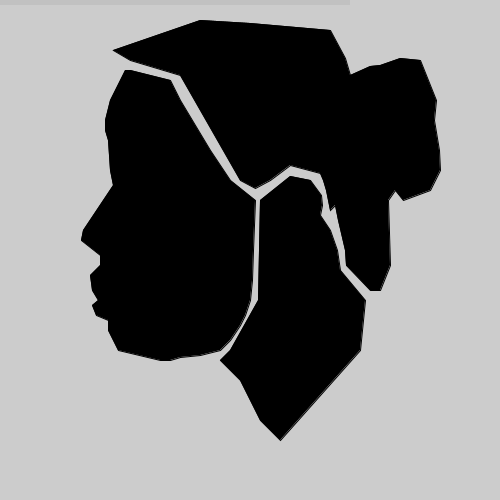
Frame 1 (no input)
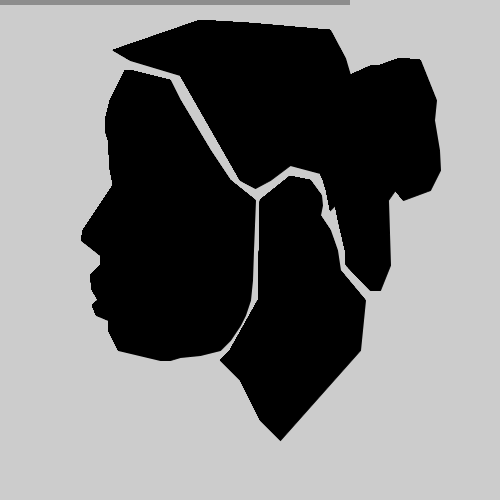
Frame 60 (the mouse pressed at the canvas centre just before this capture)
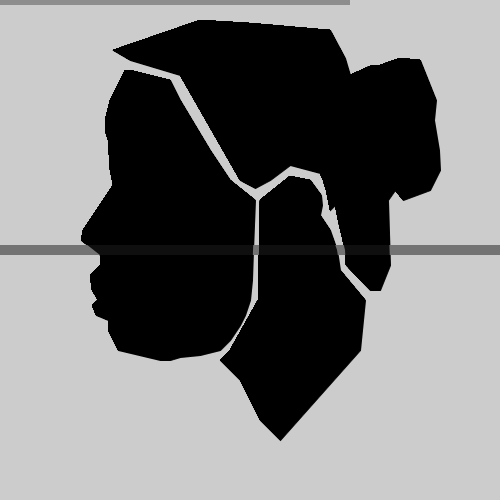
Frame 120 (the mouse held since frame 60 and released just before this capture)

The Processing sketch that drew these frames (run headless with seeded random() and noise(); from frame 60 on, the mouse is pressed at the canvas centre):

// Processing sketch: processing_40462
// ── processing_40462.pde

float R;
float G;

void setup () {
size (500, 500);
}

void keyPressed() { background(0);
}

void draw () {
  
rectMode(CENTER);
   
R = random(255);
G = random(255);

smooth();

//face

fill (0);
beginShape();
vertex(113,185);
vertex(83, 230);
vertex(81, 240);
vertex(100, 255);
vertex(100, 265);
vertex(90, 275);
vertex(92, 290);
vertex(95, 295);
vertex(98, 300);
vertex(92, 305);
vertex(96, 315);
vertex(108, 320);
vertex(108, 330);
vertex(113, 340);
vertex(118, 350);
vertex(160, 360);
vertex(170, 360);
vertex(180, 357);
vertex(200, 355);
vertex(220, 350);
vertex(230, 340);
vertex(240, 325);
vertex(245, 315);
vertex(250, 300);
vertex(252, 280);
vertex(253, 250);
vertex(255, 200);
vertex(230, 180);
vertex(210, 150);
vertex(180, 100);
vertex(170, 80);
vertex(130, 70);
vertex(125, 70);
vertex(120, 80);
vertex(115, 90);
vertex(110, 100);
vertex(105, 120);
vertex(105, 130);
vertex(108, 140);
vertex(110, 170);
vertex(113, 185);
endShape(CLOSE);

// eye

fill(0);
beginShape();
vertex(120, 165);
vertex(118, 185);
vertex(130, 188);
vertex(140, 185);
endShape(CLOSE);

// neck

fill(0);
beginShape();
vertex(260, 200);
vertex(258, 300);
vertex(230, 350);
vertex(225, 355);
vertex(220, 360);
vertex(230, 370);
vertex(240, 380);
vertex(250, 400);
vertex(260, 420);
vertex(280, 440);
vertex(360, 350);
vertex(365, 300);
vertex(340, 270);
vertex(337, 250);
vertex(330, 230);
vertex(320, 215);
vertex(322, 205);
vertex(321, 195);
vertex(310, 180);
vertex(290, 176);
endShape(CLOSE);

// hair

fill(0);
beginShape();
vertex(113, 50);
vertex(130, 60);
vertex(180, 75);
vertex(240, 180);
vertex(255, 188);
vertex(270, 180);
vertex(290, 165);
vertex(320, 173);
vertex(323, 180);
vertex(326, 190);
vertex(330, 210);
vertex(335, 205);
vertex(338, 220);
vertex(345, 250);
vertex(346, 265);
vertex(370, 290);
vertex(380, 290);
vertex(390, 265);
vertex(388, 200);
vertex(395, 190);
vertex(403, 200);
vertex(430, 190);
vertex(440, 170);
vertex(439, 150);
vertex(434, 120);
vertex(436, 100);
vertex(420, 60);
vertex(400, 58);
vertex(380, 65);
vertex(370, 66);
vertex(350, 75);
vertex(345, 58);
vertex(330, 30);
vertex(250, 23);
vertex(200, 20);
endShape(CLOSE);

//changing bars

noStroke();
fill(R,G);
rect(mouseX, mouseY,700,10);

}
